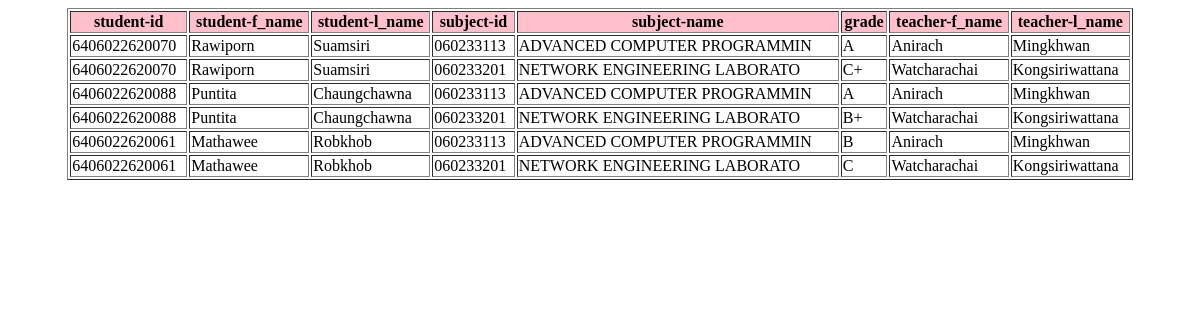
Before: / with the older database file.
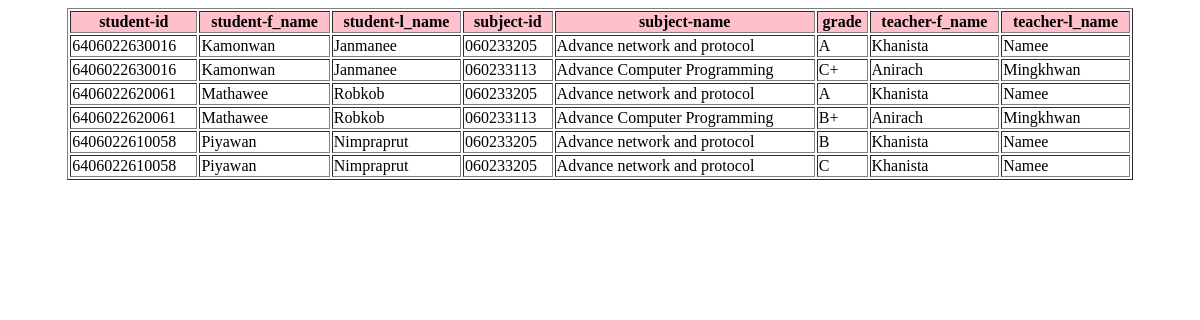
After: the same page with the newer database file.
### tables this page shows
CREATE TABLE "Registration" (
	id INTEGER NOT NULL, 
	student_id VARCHAR(13), 
	subject_id VARCHAR(15) NOT NULL, 
	year VARCHAR(4) NOT NULL, 
	semester VARCHAR(1) NOT NULL, 
	grade VARCHAR(2), 
	PRIMARY KEY (id)
);

CREATE TABLE "Students" (
	student_id VARCHAR(13), 
	f_name VARCHAR(30) NOT NULL, 
	l_name VARCHAR(30) NOT NULL, 
	e_mail VARCHAR(50) NOT NULL, 
	PRIMARY KEY (student_id)
);

CREATE TABLE "Subjects" (
	subject_id VARCHAR(15) NOT NULL, 
	subject_name VARCHAR(50) NOT NULL, 
	credit INTEGER NOT NULL, 
	teacher_id VARCHAR(3) NOT NULL, 
	PRIMARY KEY (subject_id)
);

CREATE TABLE "Teachers" (
	teacher_id VARCHAR(3), 
	f_name VARCHAR(50), 
	l_name VARCHAR(30), 
	e_mail VARCHAR(50), 
	PRIMARY KEY (teacher_id)
);

### Hw.py/FLAS.py (the view)
@app.route("/")
def index():
    c = sqlite3.connect('work.sqlite3')
    cur = c.cursor()
    cur.execute("SELECT Students.student_id , Students.f_name ,Students.l_name\
        , Subjects.subject_id , Subjects.subject_name\
        ,Registration.grade , Teachers.f_name , Teachers.l_name from Students\
        JOIN Registration\
        on Students.student_id = Registration.student_id\
        JOIN Subjects\
        on Registration.subject_id = Subjects.subject_id\
        JOIN Teachers\
        on Subjects.teacher_id = Teachers.teacher_id\
        ;")
    test = cur.fetchall()
    return render_template("index.html", test=test)

### Hw.py/templates/index.html (shortened to what this page needs)
<!DOCTYPE html>
<html lang="en">
<head>
</head>
<body>
    <table border="1" width="90%" align="center">
        <tr bgcolor="pink">
            <th>student-id</th>
            <th>student-f_name</th>
            <th>student-l_name</th>
            <th>subject-id</th>
            <th>subject-name</th>
            <th>grade</th>
            <th>teacher-f_name</th>
            <th>teacher-l_name</th>
        </tr>
        {% for row in test %}
        <tr>
          <td>{{ row[0] }}</td>
          <td>{{ row[1] }}</td>
          <td>{{ row[2] }}</td>
          <td>{{ row[3] }}</td>
          <td>{{ row[4] }}</td>
          <td>{{ row[5] }}</td>
          <td>{{ row[6] }}</td>
          <td>{{ row[7] }}</td>
        </tr>
      {% endfor %}
      </table>
</body>
</html>

Changed rows visible on the page:
changed Registration (number 1 of 6 on the later page): student_id "6406022620070" → "6406022630016"; f_name "Rawiporn" → "Kamonwan"; l_name "Suamsiri" → "Janmanee"; subject_id "060233113" → "060233205"; subject_name "ADVANCED COMPUTER PROGRAMMIN" → "Advance network and protocol"; f_name "Anirach" → "Khanista"; l_name "Mingkhwan" → "Namee"
changed Registration (number 2 of 6 on the later page): student_id "6406022620070" → "6406022630016"; f_name "Rawiporn" → "Kamonwan"; l_name "Suamsiri" → "Janmanee"; subject_id "060233201" → "060233113"; subject_name "NETWORK ENGINEERING LABORATO" → "Advance Computer Programming"; f_name "Watcharachai" → "Anirach"; l_name "Kongsiriwattana" → "Mingkhwan"
changed Registration (number 3 of 6 on the later page): student_id "6406022620088" → "6406022620061"; f_name "Puntita" → "Mathawee"; l_name "Chaungchawna" → "Robkob"; subject_id "060233113" → "060233205"; subject_name "ADVANCED COMPUTER PROGRAMMIN" → "Advance network and protocol"; f_name "Anirach" → "Khanista"; l_name "Mingkhwan" → "Namee"
changed Registration (number 4 of 6 on the later page): student_id "6406022620088" → "6406022620061"; f_name "Puntita" → "Mathawee"; l_name "Chaungchawna" → "Robkob"; subject_id "060233201" → "060233113"; subject_name "NETWORK ENGINEERING LABORATO" → "Advance Computer Programming"; f_name "Watcharachai" → "Anirach"; l_name "Kongsiriwattana" → "Mingkhwan"
changed Registration (number 5 of 6 on the later page): student_id "6406022620061" → "6406022610058"; f_name "Mathawee" → "Piyawan"; l_name "Robkhob" → "Nimpraprut"; subject_id "060233113" → "060233205"; subject_name "ADVANCED COMPUTER PROGRAMMIN" → "Advance network and protocol"; f_name "Anirach" → "Khanista"; l_name "Mingkhwan" → "Namee"
changed Registration (number 6 of 6 on the later page): student_id "6406022620061" → "6406022610058"; f_name "Mathawee" → "Piyawan"; l_name "Robkhob" → "Nimpraprut"; subject_id "060233201" → "060233205"; subject_name "NETWORK ENGINEERING LABORATO" → "Advance network and protocol"; f_name "Watcharachai" → "Khanista"; l_name "Kongsiriwattana" → "Namee"
